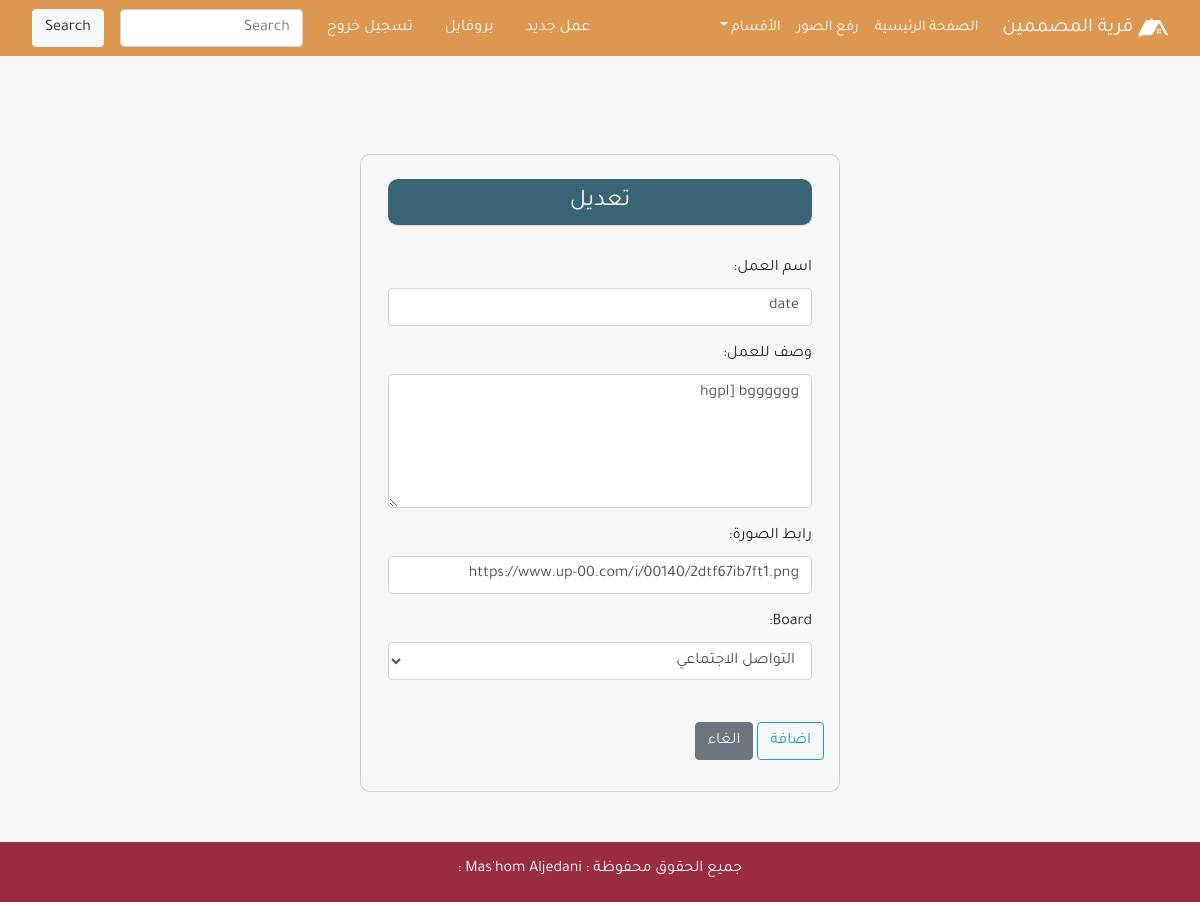
/detail/17/update/ (signed in), run on the app's committed database.
### board/models.py (models this page shows, shortened)
class Topic(models.Model):
    title = models.CharField(max_length=70)
    description = models.CharField(max_length=500,default="لايوجد وصف")
    created_by = models.ForeignKey(User, related_name='topics',on_delete=models.CASCADE,default=True)
    board = models.ForeignKey(Board, related_name='topics',on_delete=models.CASCADE)
    created_dt = models.DateTimeField(default=timezone.now)
    active = models.BooleanField(default=True)
    img_url =models.URLField(max_length=250)
    class Meta:
        ordering = ('-created_dt',)

### board/views.py (the view, shortened to what this page needs)
class TopicUpdate(UserPassesTestMixin, LoginRequiredMixin,SuccessMessageMixin, UpdateView):
    model = Topic
    template_name = 'update.html'
    form_class = Creat_form
    success_message=('تم تحديث الموضوع بنجاح')
    def test_func(self):
        topic = self.get_object()
        if self.request.user == topic.created_by:
            return True
        else:
            return False

### board/forms.py
class Creat_form(forms.ModelForm):
    title = forms.CharField(max_length=65,label='اسم العمل',
                            widget=forms.TextInput(attrs={
                            'placeholder': 'عدد الأحرف 65 حرف',
                                             }))
    description = forms.CharField(max_length=450,label='وصف للعمل',
                            widget=forms.Textarea(attrs={"rows":5, "cols":20,'placeholder': 'اكتب لا يوجد وصف في حالة ليس لديك ما تكتبه ',})
                                  )
    img_url = forms.URLField(max_length=250, label='رابط الصورة')
    class Meta:
        model= Topic
        fields = ['title','description', 'img_url', 'board',]

### board/models.py (called while the page is built)
    def __str__(self):
        return self.name

### board/templates/update.html (shortened to what this page needs)
{% extends 'base.html'%}
{% load crispy_forms_tags%}
{% block content %}
       <div class=" new-topic content-section pt-4" >
        <form method="POST" enctype="multipart/form-data">
            <fieldset class="form-group">
                <legend class="border-bottom mb-4 form-new-tpoic text-white">تعديل</legend>
                {% include 'includes/form.html' %}
            </fieldset>
            <div class="form-group">
                <button class="btn btn-outline-info" type="submit" value="Save">اضافة</button>
                <a class="btn btn-secondary " href="{% url 'detail' object.id %}">الغاء</a>
            </div>
        </form>
    </div>
{%endblock%}

### board/templates/includes/form.html (shortened to what this page needs)
          {% load widget_tweaks%}
            {% for field in form%}
            <div class="form-group">
                {{field.label_tag}}
                {%if form.is_bound%}
                    {% if field.errors%}
                    {% render_field field class="form-control is_invalid"%}
                        {% for error in field.errors%}
                            <div class="invalid-feedback">{{error}</div>
                        {%endfor%}
                    {%else%}
                        {% render_field field class="form-control is_valid"%}
                    {%endif%}
                {%else%}
                        {% render_field field class="form-control "%}
                {%endif%}
            </div>
            {%endfor%}

### static/css/AllStyle.css (style rules this page uses)
* { direction: rtl }
body { position: relative; background-color: #f7f7f7; overflow: hidden; }
* { font-family: "Tajawal"; }
.new-topic { width: 40%; margin: 50px auto; text-align: right; border: 1px solid #ccc; border-radius: 10px; padding: 15px; }
.form-new-tpoic { padding: 5px; text-align: center; background-color: #396474; border-radius: 10px; color: #5d5050; }

### data on the page
Topic: title "date" "hgpl] bgggggg" "https://www.up-00.com/i/00140/2dtf67ib7ft1.png" "التواصل الاجتماعي"

### other printed values
{{ field.label_tag }} "اسم العمل:" "وصف للعمل:" "رابط الصورة:" "Board:"
